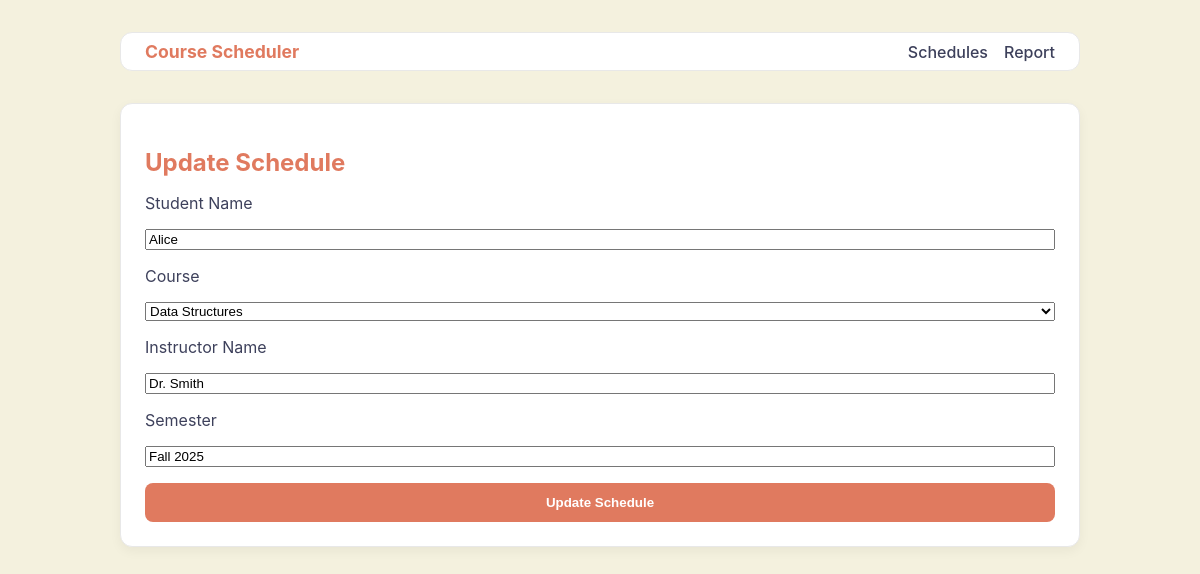
Screenshot of /schedules/2/edit with the database file from the repository.
### tables this page shows
CREATE TABLE students (
  student_id INTEGER PRIMARY KEY AUTOINCREMENT,
  name TEXT NOT NULL,
  major TEXT NOT NULL
);

CREATE TABLE schedules (
  schedule_id INTEGER PRIMARY KEY AUTOINCREMENT,
  student_id INTEGER NOT NULL,
  course_id INTEGER NOT NULL,
  semester TEXT NOT NULL, -- e.g., "Fall 2025"
  FOREIGN KEY (student_id) REFERENCES students(student_id) ON DELETE CASCADE,
  FOREIGN KEY (course_id) REFERENCES courses(course_id) ON DELETE CASCADE
);

CREATE TABLE courses (
  course_id INTEGER PRIMARY KEY AUTOINCREMENT,
  title TEXT NOT NULL,
  instructor_id INTEGER,
  FOREIGN KEY (instructor_id) REFERENCES instructors(instructor_id)
);

CREATE TABLE instructors (
  instructor_id INTEGER PRIMARY KEY AUTOINCREMENT,
  name TEXT NOT NULL,
  department TEXT NOT NULL
);

### app.py (the view, shortened to what this page needs)
@app.route("/schedules/<int:schedule_id>/edit", methods=["GET", "POST"])
def edit_schedule(schedule_id):
    conn = get_db()
    schedule = conn.execute("""
        SELECT s.*, st.name as student_name, i.name as instructor_name
        FROM schedules s
        JOIN students st ON s.student_id = st.student_id
        JOIN courses c ON s.course_id = c.course_id
        LEFT JOIN instructors i ON c.instructor_id = i.instructor_id
        WHERE s.schedule_id = ?
    """, (schedule_id,)).fetchone()
    students = conn.execute("SELECT name FROM students ORDER BY name").fetchall()
    courses = conn.execute("SELECT course_id, title FROM courses ORDER BY title").fetchall()
    instructors = conn.execute("SELECT name FROM instructors ORDER BY name").fetchall()
    return render_template("schedule_form.html", schedule=schedule, students=students, courses=courses, instructors=instructors, action="Update")

### app.py (called while the page is built)
def get_db():
    conn = sqlite3.connect(DB_PATH, isolation_level=None)
    conn.row_factory = sqlite3.Row
    return conn

### templates/schedule_form.html (shortened to what this page needs)
{% extends "base.html" %}
{% block content %}
  <div class="content-card">
    <h2>{{ action }} Schedule</h2>
    <form method="post">
      <label for="student_name">Student Name</label>
      <input list="student-list" id="student_name" name="student_name" required
             placeholder="Type or select a student"
             value="{{ schedule.student_name if schedule else '' }}">
      <label for="course_id">Course</label>
      <select id="course_id" name="course_id" required>
        {% for course in courses %}
          <option value="{{ course.course_id }}" {% if schedule and schedule.course_id == course.course_id %}selected{% endif %}>
            {{ course.title }}
          </option>
        {% endfor %}
      </select>
      <label for="instructor_name">Instructor Name</label>
      <input list="instructor-list" id="instructor_name" name="instructor_name" required
             placeholder="Type or select an instructor"
             value="{{ schedule.instructor_name if schedule else '' }}">
      <label for="semester">Semester</label>
      <input type="text" id="semester" name="semester" placeholder="e.g., Fall 2025" required value="{{ schedule.semester if schedule }}">
      <button type="submit">{{ action }} Schedule</button>
    </form>
  </div>
{% endblock %}

### static/style.css (style rules this page uses)
:root { --background-color: #f4f1de; --text-color: #3d405b; --primary-color: #e07a5f; --secondary-color: #81b29a; --accent-color: #a89bce; --card-background-color: #ffffff; --border-color: #e8e8e8; --font-family: -apple-system, BlinkMacSystemFont, 'Segoe UI', Roboto, Helvetica, Arial, sans-serif; }
body { background-color: var(--background-color); color: var(--text-color); font-family: var(--font-family); margin: 0; padding: 0; }
h2, h3 { color: var(--primary-color); margin-bottom: 1rem; }
button, input[type="submit"] { background-color: var(--primary-color); color: white; border: none; padding: 0.75rem 1.5rem; border-radius: 8px; font-weight: bold; cursor: pointer; transition: background-color 0.2s; }
.content-card { background-color: var(--card-background-color); padding: 1.5rem; border-radius: 12px; border: 1px solid var(--border-color); box-shadow: 0 4px 12px rgba(0,0,0,0.05); margin-bottom: 2rem; }
form { display: flex; flex-direction: column; gap: 1rem; }

### rows the page displays
students: student_name "Alice"
schedules: course_id "Data Structures", semester "Fall 2025"
instructors: instructor_name "Dr. Smith"

### other values shown
{{ action }} "Update"
